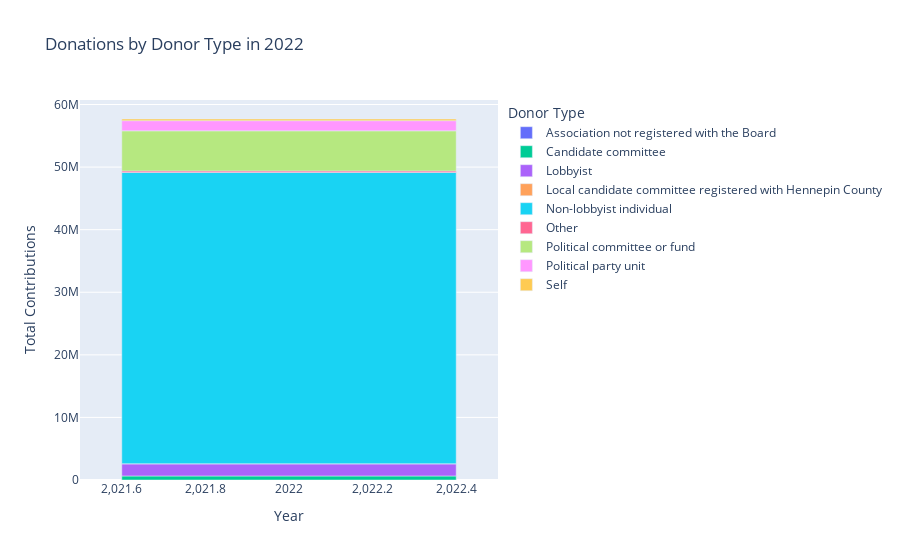

The notebook cell this image was saved under:
### Code cell
filtered_df2 = contribution_df[contribution_df['Year'] == 2022]
grouped3 = filtered_df2.groupby(['Year', 'DonorType'])['TotalAmount'].sum().reset_index()

grouped3['FullDonorType'] = grouped3['DonorType'].map(donor_type_mapping)

fig = px.bar(
    grouped3,
    x='Year',
    y='TotalAmount',
    color='FullDonorType',
    title='Donations by Donor Type in 2022',
    labels={"DonationYear": "Year", "TotalAmount": "Total Contributions", "FullDonorType": "Donor Type"},
    category_orders={"FullDonorType": sorted(donor_type_mapping.values())}
)

fig.show()

### Figure 1 — Plotly figure (JSON) as saved in the notebook; plotly's stock layout.template omitted (floating-point values rounded to 4 significant figures)
{"data": [{"alignmentgroup": "True", "hovertemplate": "Donor Type=Association not registered with the Board<br>Year=%{x}<br>Total Contributions=%{y}<extra></extra>", "legendgroup": "Association not registered with the Board", "marker": {"color": "#636efa", "pattern": {"shape": ""}}, "name": "Association not registered with the Board", "offsetgroup": "Association not registered with the Board", "orientation": "v", "showlegend": true, "textposition": "auto", "type": "bar", "x": [2022], "xaxis": "x", "y": [1067.0], "yaxis": "y"}, {"alignmentgroup": "True", "hovertemplate": "Donor Type=Candidate committee<br>Year=%{x}<br>Total Contributions=%{y}<extra></extra>", "legendgroup": "Candidate committee", "marker": {"color": "#00cc96", "pattern": {"shape": ""}}, "name": "Candidate committee", "offsetgroup": "Candidate committee", "orientation": "v", "showlegend": true, "textposition": "auto", "type": "bar", "x": [2022], "xaxis": "x", "y": [641200.0], "yaxis": "y"}, {"alignmentgroup": "True", "hovertemplate": "Donor Type=Lobbyist<br>Year=%{x}<br>Total Contributions=%{y}<extra></extra>", "legendgroup": "Lobbyist", "marker": {"color": "#ab63fa", "pattern": {"shape": ""}}, "name": "Lobbyist", "offsetgroup": "Lobbyist", "orientation": "v", "showlegend": true, "textposition": "auto", "type": "bar", "x": [2022], "xaxis": "x", "y": [1954000.0], "yaxis": "y"}, {"alignmentgroup": "True", "hovertemplate": "Donor Type=Local candidate committee registered with Hennepin County<br>Year=%{x}<br>Total Contributions=%{y}<extra></extra>", "legendgroup": "Local candidate committee registered with Hennepin County", "marker": {"color": "#FFA15A", "pattern": {"shape": ""}}, "name": "Local candidate committee registered with Hennepin County", "offsetgroup": "Local candidate committee registered with Hennepin County", "orientation": "v", "showlegend": true, "textposition": "auto", "type": "bar", "x": [2022], "xaxis": "x", "y": [6750], "yaxis": "y"}, {"alignmentgroup": "True", "hovertemplate": "Donor Type=Non-lobbyist individual<br>Year=%{x}<br>Total Contributions=%{y}<extra></extra>", "legendgroup": "Non-lobbyist individual", "marker": {"color": "#19d3f3", "pattern": {"shape": ""}}, "name": "Non-lobbyist individual", "offsetgroup": "Non-lobbyist individual", "orientation": "v", "showlegend": true, "textposition": "auto", "type": "bar", "x": [2022], "xaxis": "x", "y": [46540000.0], "yaxis": "y"}, {"alignmentgroup": "True", "hovertemplate": "Donor Type=Other<br>Year=%{x}<br>Total Contributions=%{y}<extra></extra>", "legendgroup": "Other", "marker": {"color": "#FF6692", "pattern": {"shape": ""}}, "name": "Other", "offsetgroup": "Other", "orientation": "v", "showlegend": true, "textposition": "auto", "type": "bar", "x": [2022], "xaxis": "x", "y": [239700.0], "yaxis": "y"}, {"alignmentgroup": "True", "hovertemplate": "Donor Type=Political committee or fund<br>Year=%{x}<br>Total Contributions=%{y}<extra></extra>", "legendgroup": "Political committee or fund", "marker": {"color": "#B6E880", "pattern": {"shape": ""}}, "name": "Political committee or fund", "offsetgroup": "Political committee or fund", "orientation": "v", "showlegend": true, "textposition": "auto", "type": "bar", "x": [2022], "xaxis": "x", "y": [6412000.0], "yaxis": "y"}, {"alignmentgroup": "True", "hovertemplate": "Donor Type=Political party unit<br>Year=%{x}<br>Total Contributions=%{y}<extra></extra>", "legendgroup": "Political party unit", "marker": {"color": "#FF97FF", "pattern": {"shape": ""}}, "name": "Political party unit", "offsetgroup": "Political party unit", "orientation": "v", "showlegend": true, "textposition": "auto", "type": "bar", "x": [2022], "xaxis": "x", "y": [1625000.0], "yaxis": "y"}, {"alignmentgroup": "True", "hovertemplate": "Donor Type=Self<br>Year=%{x}<br>Total Contributions=%{y}<extra></extra>", "legendgroup": "Self", "marker": {"color": "#FECB52", "pattern": {"shape": ""}}, "name": "Self", "offsetgroup": "Self", "orientation": "v", "showlegend": true, "textposition": "auto", "type": "bar", "x": [2022], "xaxis": "x", "y": [268000.0], "yaxis": "y"}], "layout": {"barmode": "relative", "legend": {"title": {"text": "Donor Type"}, "tracegroupgap": 0}, "title": {"text": "Donations by Donor Type in 2022"}, "xaxis": {"anchor": "y", "domain": [0, 1], "title": {"text": "Year"}}, "yaxis": {"anchor": "x", "domain": [0, 1], "title": {"text": "Total Contributions"}}}}
